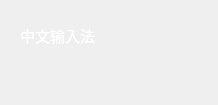
    <widget class="QWidget" name="topWgt" native="true">
     <property name="styleSheet">
      <string notr="true">#topWgt{
   border-image: url(:/keyboardImage/keyboardBackground.png);
}
QLabel{
font:15px;
color:#ffffff;
}

QPushButton{
   border:none;
}</string>
     </property>
     <layout class="QVBoxLayout" name="verticalLayout_2">
      <property name="spacing">
       <number>0</number>
      </property>
      <item>
       <widget class="QWidget" name="inputWgt" native="true">
        <property name="styleSheet">
         <string notr="true"/>
        </property>
        <layout class="QHBoxLayout" name="horizontalLayout_7">
         <item>
          <widget class="QLabel" name="titleLabel">
           <property name="minimumSize">
            <size>
             <width>91</width>
             <height>0</height>
            </size>
           </property>
           <property name="maximumSize">
            <size>
             <width>91</width>
             <height>16777215</height>
            </size>
           </property>
           <property name="text">
            <string>中文输入法</string>
           </property>
          </widget>
         </item>
         <item>
          <widget class="QLabel" name="inputLabel">
           <property name="text">
            <string/>
           </property>
          </widget>
         </item>
         <item>
          <widget class="QPushButton" name="upPageBtn">
           <property name="minimumSize">
            <size>
             <width>30</width>
             <height>30</height>
            </size>
           </property>
           <property name="maximumSize">
            <size>
             <width>30</width>
             <height>30</height>
            </size>
           </property>
           <property name="styleSheet">
            <string notr="true">#upPageBtn{
   image:url(:/keyboardImage/upPage.png);
}</string>
           </property>
           <property name="text">
            <string/>
           </property>
          </widget>
         </item>
         <item>
          <widget class="QPushButton" name="downPageBtn">
           <property name="minimumSize">
            <size>
             <width>30</width>
             <height>30</height>
            </size>
           </property>
           <property name="maximumSize">
            <size>
             <width>30</width>
             <height>30</height>
            </size>
           </property>
           <property name="styleSheet">
            <string notr="true">#downPageBtn{
    image:url(:/keyboardImage/downPage.png);
}</string>
           </property>
           <property name="text">
            <string/>
           </property>
          </widget>
         </item>
        </layout>
       </widget>
      </item>
      <item>
       <widget class="QWidget" name="inputItemWgt" native="true">
        <property name="styleSheet">
         <string notr="true"/>
        </property>
        <layout class="QHBoxLayout" name="horizontalLayout_6">
         <property name="spacing">
          <number>0</number>
         </property>
         <item>
          <widget class="QLabel" name="lblCh0">
           <property name="text">
            <string/>
           </property>
          </widget>
         </item>
         <item>
          <widget class="QLabel" name="lblCh1">
           <property name="text">
            <string/>
           </property>
          </widget>
         </item>
         <item>
          <widget class="QLabel" name="lblCh2">
           <property name="text">
            <string/>
           </property>
          </widget>
         </item>
         <item>
          <widget class="QLabel" name="lblCh3">
           <property name="text">
            <string/>
           </property>
          </widget>
         </item>
         <item>
          <widget class="QLabel" name="lblCh4">
           <property name="text">
            <string/>
           </property>
          </widget>
         </item>
         <item>
          <widget class="QLabel" name="lblCh5">
           <property name="text">
            <string/>
           </property>
          </widget>
         </item>
         <item>
          <widget class="QLabel" name="lblCh6">
           <property name="text">
            <string/>
           </property>
          </widget>
         </item>
         <item>
          <widget class="QLabel" name="lblCh7">
           <property name="text">
            <string/>
           </property>
          </widget>
         </item>
         <item>
          <widget class="QLabel" name="lblCh8">
           <property name="text">
            <string/>
           </property>
          </widget>
         </item>
         <item>
          <widget class="QLabel" name="lblCh9">
           <property name="text">
            <string/>
           </property>
          </widget>
         </item>
        </layout>
       </widget>
      </item>
     </layout>
    </widget>
